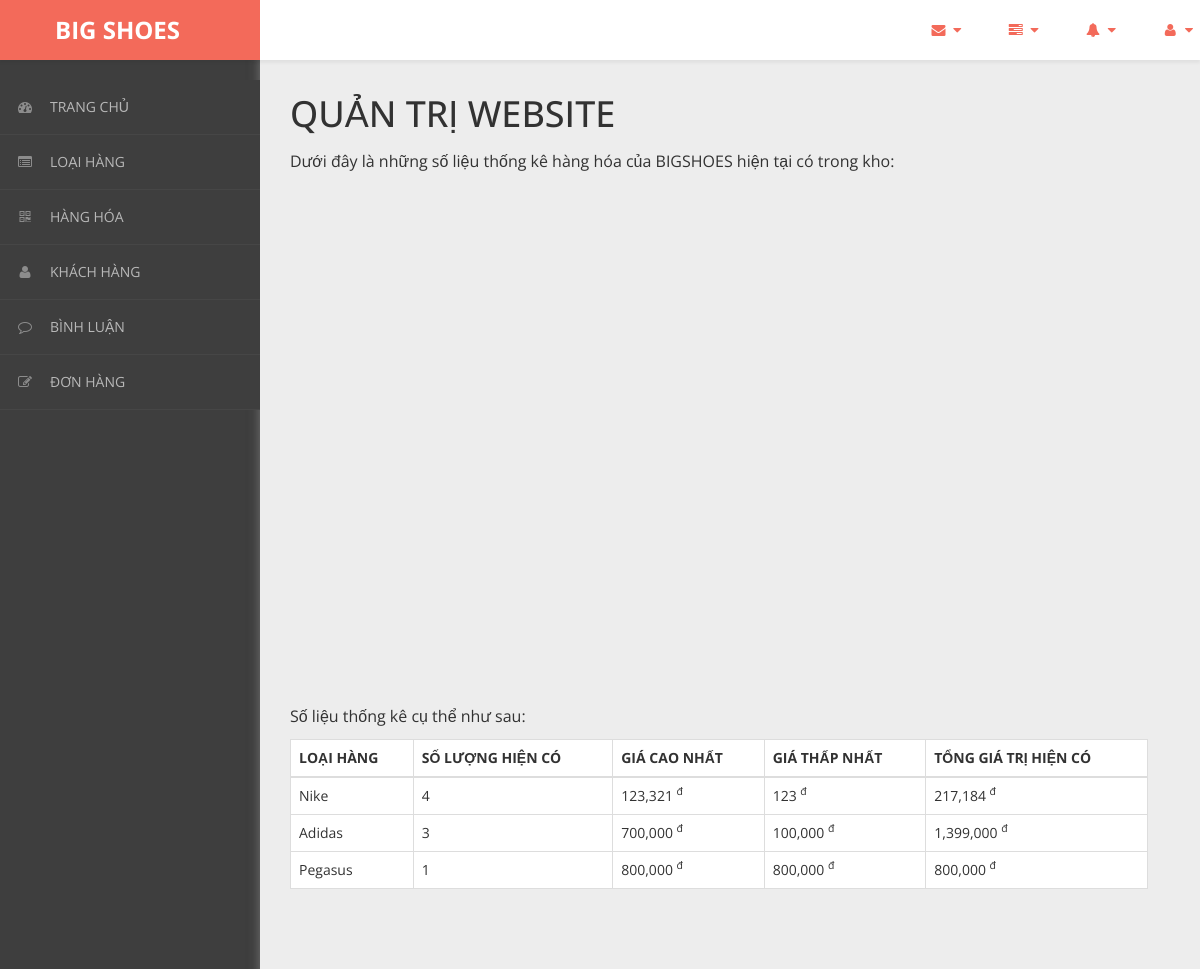
Screenshot of /admin/content/thong-ke/thong-ke-list.php with the database file from the repository.
### tables this page shows
CREATE TABLE `loai_hang` (
  `ma_loai` int(11) NOT NULL,
  `ten_loai` varchar(50) NOT NULL
);

### admin/dao/pdo.php (called while the page is built, shortened)
<?php
    function pdo_get_connection(){
        $pdo = new PDO("mysql:host=localhost;dbname=bigshoes",'root','');
        $pdo->setAttribute(PDO::ATTR_ERRMODE, PDO::ERRMODE_EXCEPTION);
        return $pdo;
    }
    function pdo_query($sql){
        $sql_args = array_slice(func_get_args(),1);
        try{
            $conn = pdo_get_connection();
            $stmt = $conn ->prepare($sql);
            $stmt -> execute($sql_args);
            $rows = $stmt -> fetchAll();
            return $rows;
        }catch(PDOException $e){
            throw $e;
        }finally{
            unset($conn);
        }
    }
    ?>

### admin/dao/thong-ke.php (called while the page is built, shortened)
<?php
    require_once ('pdo.php');
    function thong_ke_hang_hoa(){
    $sql = "SELECT lo.ma_loai, lo.ten_loai,"
            . " COUNT(*) so_luong,"
            . " MIN(hh.don_gia) gia_min,"
            . " MAX(hh.don_gia) gia_max,"
            . " SUM(hh.don_gia) gia_sum"
            . " FROM hang_hoa hh "
            . " JOIN loai_hang lo ON lo.ma_loai=hh.ma_loai "
            . " GROUP BY lo.ma_loai, lo.ten_loai";
    return pdo_query($sql);
    }
?>

### admin/content/thong-ke/thong-ke-list.php (the view, shortened to what this page needs)
<!DOCTYPE html>
<html xmlns="http://www.w3.org/1999/xhtml">
<head>
    <link href="../../../css/admin/css/bootstrap.css" rel="stylesheet" />
    <link href="../../../css/admin/css/font-awesome.css" rel="stylesheet" />
    <link href="../../../css/admin/css/custom-styles.css" rel="stylesheet" />
                <?php
                require_once ('../../dao/thong-ke.php');
                $items = thong_ke_hang_hoa();
                ?>
</head>
<body>
    <div id="wrapper">
        <nav class="navbar navbar-default top-navbar" role="navigation">
            <div class="navbar-header">
                <a class="navbar-brand" href="../../../index.php"><strong style = "margin-left: 40px;">BIG SHOES</strong></a>
            </div>
            <ul class="nav navbar-top-links navbar-right">
                <li class="dropdown">
                    <a class="dropdown-toggle" data-toggle="dropdown" href="#" aria-expanded="false">
                        <i class="fa fa-envelope fa-fw"></i> <i class="fa fa-caret-down"></i>
                    </a>
                </li>
                <li class="dropdown">
                    <a class="dropdown-toggle" data-toggle="dropdown" href="#" aria-expanded="false">
                        <i class="fa fa-tasks fa-fw"></i> <i class="fa fa-caret-down"></i>
                    </a>
                </li>
                <li class="dropdown">
                    <a class="dropdown-toggle" data-toggle="dropdown" href="#" aria-expanded="false">
                        <i class="fa fa-bell fa-fw"></i> <i class="fa fa-caret-down"></i>
                    </a>
                </li>
                <li class="dropdown">
                    <a class="dropdown-toggle" data-toggle="dropdown" href="#" aria-expanded="false">
                        <i class="fa fa-user fa-fw"></i> <i class="fa fa-caret-down"></i>
                    </a>
                </li>
            </ul>
        </nav>
        <nav class="navbar-default navbar-side" role="navigation">
            <div class="sidebar-collapse">
                <ul class="nav" id="main-menu">
                <li>
                        <a href="../thong-ke/thong-ke-list.php"><i class="fa fa-dashboard"></i>TRANG CHỦ</a>
                    </li>
                    <li>
                        <a href="../loai-hang/loai-hang-list.php"><i class="fa fa-list-alt" aria-hidden="true"></i>LOẠI HÀNG</a>
                    </li>
                    <li>
                        <a href="../hang-hoa/hang-hoa-list.php"><i class="fa fa-qrcode"></i>HÀNG HÓA</a>
                    </li>
                    <li>
                        <a href="../khach-hang/khach-hang-list.php"><i class="fa fa-user"></i>KHÁCH HÀNG</a>
                    </li>
                    <li>
                        <a href="../binh-luan/binh-luan-list.php"><i class="fa fa-comment-o" aria-hidden="true"></i>BÌNH LUẬN</a>
                    </li>
                    <li>
                        <a href="../hoa-don/hoa-don-list.php"><i class="fa fa-edit"></i>ĐƠN HÀNG</a>
                    </li>
                </ul>
            </div>
        </nav>
        <div id="page-wrapper">
		  <div class="header">
                        <div class="page-header">
                            <h1>QUẢN TRỊ WEBSITE</h1>
                            <p>Dưới đây là những số liệu thống kê hàng hóa của BIGSHOES hiện tại có trong kho: </p>
                            <div id="columnchart_values" style="width: 100%; height: 300px;"></div><br><br><br><br><br><br><br><br><br><br>
                              <p>Số liệu thống kê cụ thể như sau: </p>
                              <table class="table table-bordered" style = "background-color:#fff">
                                <thead>
                                  <tr>
                                    <th>LOẠI HÀNG</th>
                                    <th>SỐ LƯỢNG HIỆN CÓ</th>
                                    <th>GIÁ CAO NHẤT</th>
                                    <th>GIÁ THẤP NHẤT</th>
                                    <th>TỔNG GIÁ TRỊ HIỆN CÓ</th>
                                  </tr>
                                </thead>
                                <tbody>
                                <?php foreach($items as $item){
                                     extract($item);
                                    ?>
                                  <tr>
                                    <td><?=$ten_loai?></td>
                                    <td><?=$so_luong?></td>
                                    <td><?=number_format($gia_max)?> <sup>đ</sup></td>
                                    <td><?=number_format($gia_min)?> <sup>đ</sup></td>
                                    <td><?=number_format($gia_sum)?> <sup>đ</sup></td>
                                  </tr>
                                <?php } ?>
                                </tbody>
                              </table>
                        </div>
		</div>
            </div>
        </div>
</body>
</html>

### css/admin/css/custom-styles.css (style rules this page uses)
body { font-family: 'Open Sans', sans-serif; background: #3E3E3E; }
#wrapper { width: 100%; }
#page-wrapper { padding: 15px 15px; min-height: 600px; background: #EDEDED; }
h1, .h1, h2, .h2, h3, .h3 { margin-top: 7px; margin-bottom: -5px; }
p { font-size:16px; line-height:25px; padding-top:20px; }
.navbar-side { z-index: 0; }
.navbar-side .nav > li > a > i { color: #8C8C8C;padding: 8px;width: 30px;text-align: center; }
.top-navbar { position: fixed; width: 100%; z-index: 300; -webkit-box-shadow: 0 3px 3px rgba(0, 0, 0, 0.05); -moz-box-shadow: 0 3px 3px rgba(0, 0, 0, 0.05); box-shadow: 0 3px 3px rgba(0, 0, 0, 0.05); }
.navbar-side { z-index: 1; position: fixed; width: 260px; top: 80px; }
#page-wrapper { position: relative; top: 55px; box-shadow: 0 0 10px #757575; -moz-box-shadow: 0 0 10px #757575; -webkit-box-shadow: 0 0 10px #757575; }
.page-header { margin: 0;border-bottom: 1px solid transparent;text-align: left;background-color: rgb(237, 237, 237);padding: 32px 22px 32px 0;color: #323232; }
.header { margin: 0 30px; }
.top-navbar { margin:0px; }
.top-navbar .navbar-brand { color: #fff;width: 260px;text-align: left;height: 60px;font-size: 24px;font-weight: 700;line-height: 30px;background: #F36A5A; }
.top-navbar .nav > li { position: relative; display: inline-block; margin: 0px; padding: 0px; }
.top-navbar .nav > li > a { position: relative; display: block; padding: 20px;color: #FFFFFF; margin: 0px; }
.sidebar-collapse , .sidebar-collapse .nav { background:none; }
.sidebar-collapse .nav { padding:0; }
.sidebar-collapse .nav > li > a { color: #B8B8B8; background:transparent; text-shadow:none; font-size: 14px; }
.sidebar-collapse > .nav > li > a { padding: 12px 10px; }
.sidebar-collapse > .nav > li { border-bottom: 1px solid rgba(107, 108, 109, 0.19); }
.navbar-side { border:none; background: #3E3E3E; }
.top-navbar { background: #FFFFFF; border-bottom:none; }
.top-navbar .nav > li > a > i { margin-right: 2px; }
.navbar-default { border:0px solid black; }
.navbar-header { background: transparent; }
.nav > li > a > i { margin-right:10px; color: rgb(243, 106, 90); }
@media (min-width:768px) { #page-wrapper { margin: 0 0 0 260px; padding: 0; min-height: 1200px; } }
@media (min-width:768px) { .navbar-side { width: 260px; z-index: 1; } }
@media (min-width:768px) { .navbar { border-radius: 0px; } }

### rows the page displays
loai_hang: ten_loai "Nike", so_luong "4", gia_max "123,321", gia_min "123", gia_sum "217,184"
loai_hang: ten_loai "Adidas", so_luong "3", gia_max "700,000", gia_min "100,000", gia_sum "1,399,000"
loai_hang: ten_loai "Pegasus", so_luong "1", gia_max "800,000", gia_min "800,000", gia_sum "800,000"
